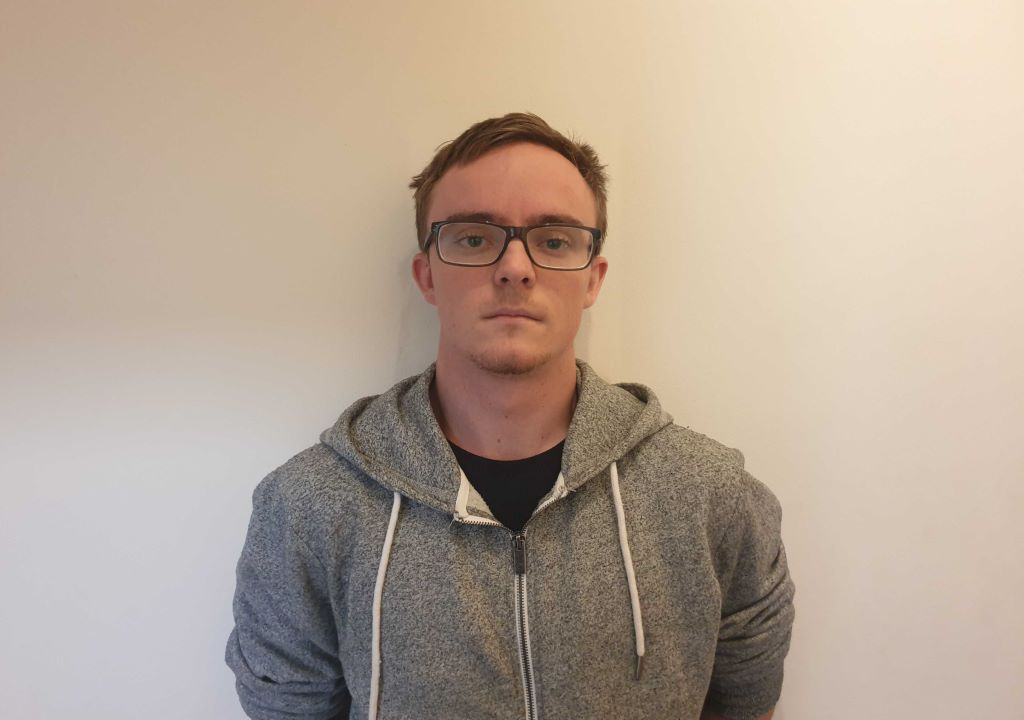
#> input picture Lab_1/code/face_02_u6352049.jpg, 1024 x 720 px
$ python Lab1Part6.py
#> lines starting #> are read from the running program, lines starting #| are printed output that depends on the picture
# -*- coding: utf-8 -*-
"""
Created on Wed Apr  1 15:13:43 2020

@author: Benjamin
"""

import numpy as np
import cv2
import matplotlib.pyplot as plt
import os

#Note: Some images will not display well using cv2.imshow().
#Note: Keep in mind these images are still correct and will save...
# ... to be the same images as displayed in the report

#define user functions
def my_rotation(img, angle):
    #img dimensions
    height, width = img.shape[:2]
    cx, cy = width/2, height/2
    #convert to radians and rotational references
    radians = -np.radians(angle)
    a= np.cos(radians)
    b= np.sin(radians)
    cos = abs(a)
    sin = abs(b)
    #new dimensions
    newW = abs(int((height*sin)+width*cos))
    newH = abs(int((height*cos)+width*sin))
    #kernels
    translationA_kernel = np.matrix([[1,0,-cx],[0,1,-cy],[0,0,1]])
    rot_kernel = np.matrix([[a,b,0],[-b,a,0],[0,0,1]])
    translationB_kernel = np.matrix([[1,0,newW/2],[0,1,newH/2],[0,0,1]])
    kernel = translationB_kernel*rot_kernel*translationA_kernel
    kernel = np.linalg.inv(kernel)
    output = np.zeros((newW,newH,3))
    for row in range(newH):
        for col in range(newW):
            u = int(row*kernel[0,0]+col*kernel[0,1]+kernel[0,2])
            v = int(row*kernel[1,0]+col*kernel[1,1]+kernel[1,2])
            if (u>=0 and u<width) and (v>=0 and v<height):
                pix = img[v,u]
                output[col,row] = pix
    return output;

#read in image and resize to square
mePic = cv2.imread('face_02_u6352049.jpg')
#> mePic is the input picture: shape (720, 1024, 3); mean B, G, R 150.5, 166.3, 183
mePic =cv2.resize(mePic, (512,512))
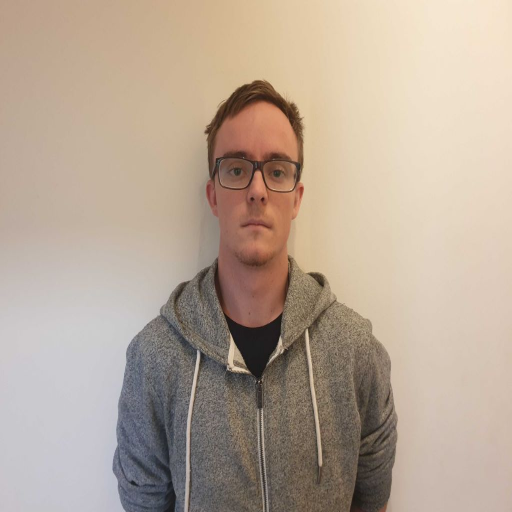
#> mePic: shape (512, 512, 3); mean B, G, R 150.5, 166.2, 183
cv2.imshow('face1', mePic)

#test each given case
ninety_anti = my_rotation(mePic, -90)
#> after the loop in my_rotation, `for row in range(newH):`:
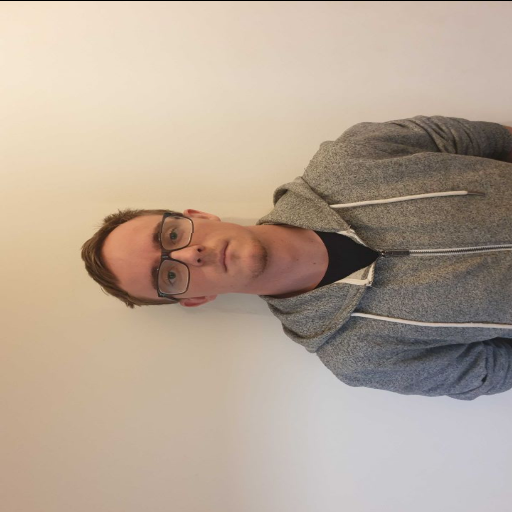
#> output: shape (512, 512, 3) float64; mean B, G, R 150.2, 166, 182.7
ninety = my_rotation(mePic, 90)
#> call 2 of my_rotation, with angle = 90
#> after the loop in my_rotation (call 2), `for row in range(newH):`:
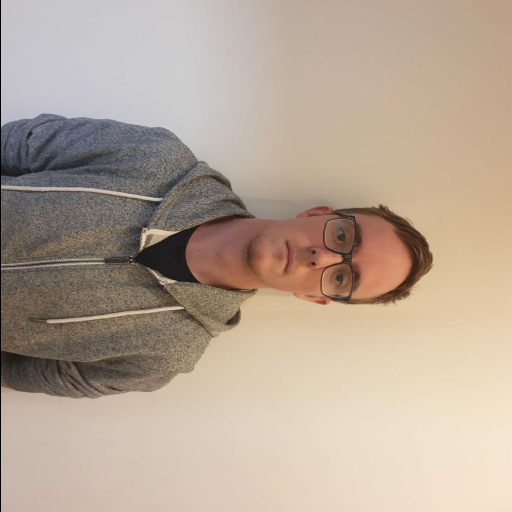
#> output: shape (512, 512, 3) float64; mean B, G, R 150.1, 165.7, 182.5
forty_five_anti = my_rotation(mePic, -45)
#> call 3 of my_rotation, with angle = -45
#> after the loop in my_rotation (call 3), `for row in range(newH):`:
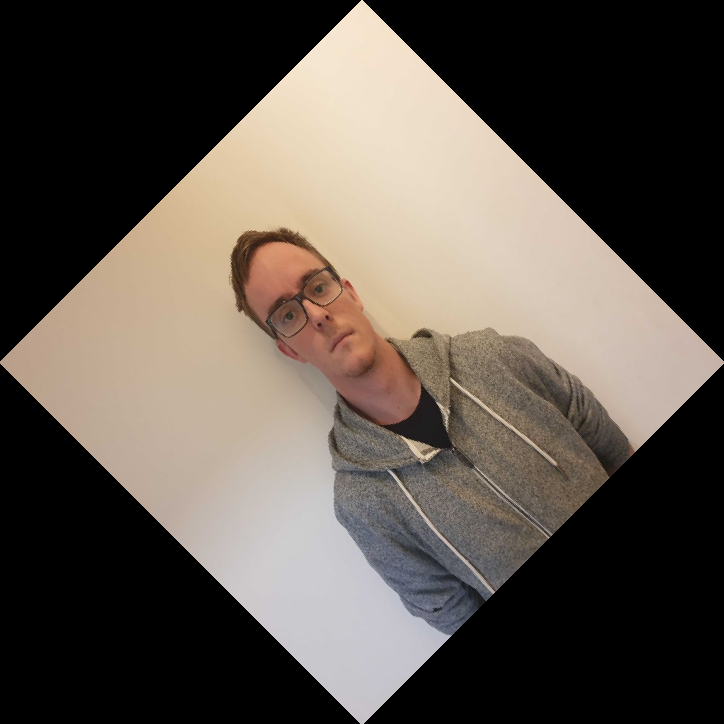
#> output: shape (724, 724, 3) float64; mean B, G, R 75.7, 83.6, 92
forty_five = my_rotation(mePic, 45)
#> call 4 of my_rotation, with angle = 45
#> after the loop in my_rotation (call 4), `for row in range(newH):`:
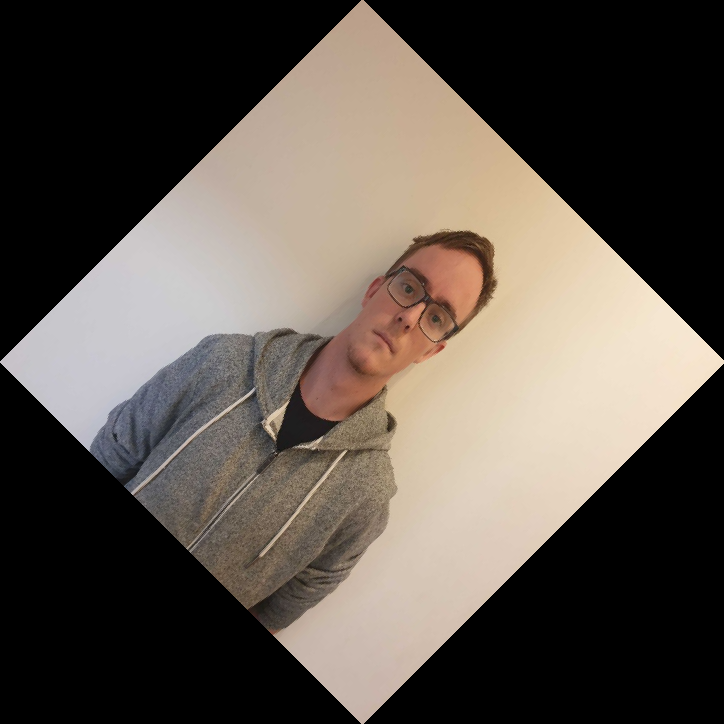
#> output: shape (724, 724, 3) float64; mean B, G, R 75.7, 83.6, 92
fifteen_anti = my_rotation(mePic, -15)
#> after the loop in my_rotation (call 5), `for row in range(newH):`:
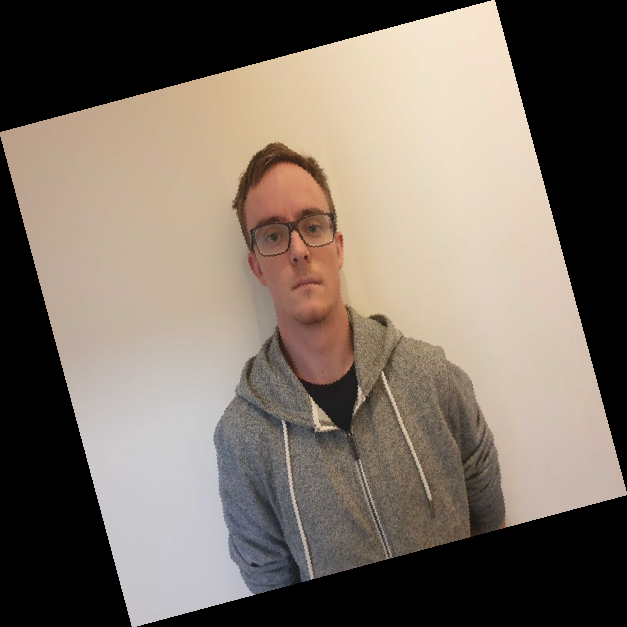
#> output: shape (627, 627, 3) float64; mean B, G, R 100.8, 111.3, 122.5

#save images
path ='D:/Documents/UNI/CompVision/Gitlab/ENGN4528/Lab_1/Images'
cv2.imwrite(os.path.join(path, 'P6_fig24_neg_90.jpg'),ninety_anti)
cv2.imwrite(os.path.join(path, 'P6_fig24_90.jpg'),ninety)
cv2.imwrite(os.path.join(path, 'P6_fig24_45.jpg'),forty_five)
cv2.imwrite(os.path.join(path, 'P6_fig24_neg_45.jpg'),forty_five_anti)
cv2.imwrite(os.path.join(path, 'P6_fig24_neg_15.jpg'),fifteen_anti)
cv2.imwrite(os.path.join(path, 'P6_fig24_normal.jpg'),mePic)

cv2.waitKey(0)
cv2.destroyAllWindows()

$ run again, with Lab_1/code/face_01_u6352049.jpg copied over Lab_1/code/face_02_u6352049.jpg
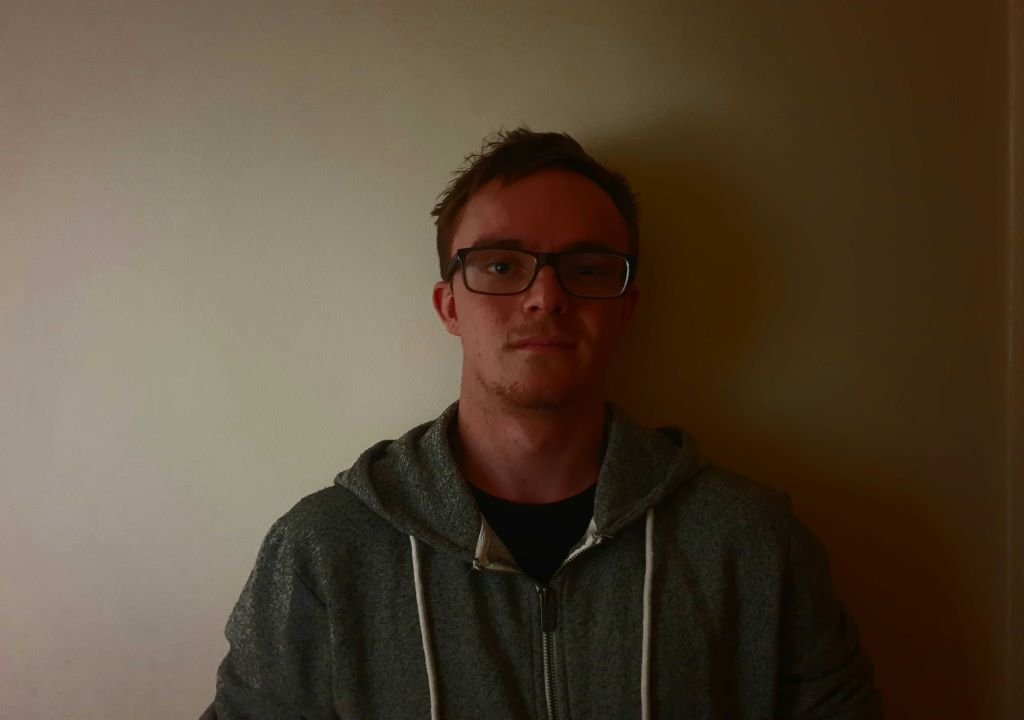
#> input picture Lab_1/code/face_01_u6352049.jpg, 1024 x 720 px
#> mePic is the input picture: shape (720, 1024, 3); mean B, G, R 54.9, 72.6, 87.5
#> mePic: shape (512, 512, 3)
#> after the loop in my_rotation (call 4), `for row in range(newH):`:
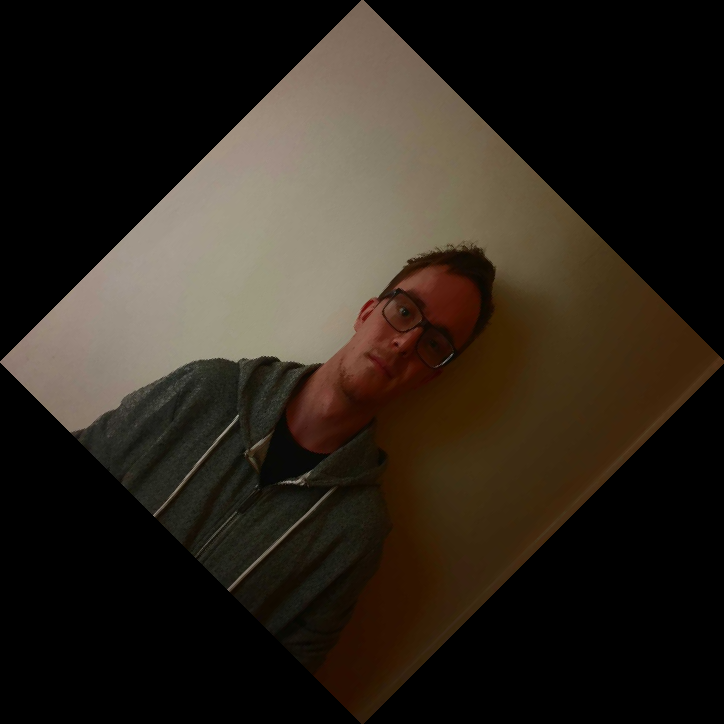
#> output: shape (724, 724, 3) float64; mean B, G, R 27.6, 36.5, 44
#> after the loop in my_rotation (call 5), `for row in range(newH):`:
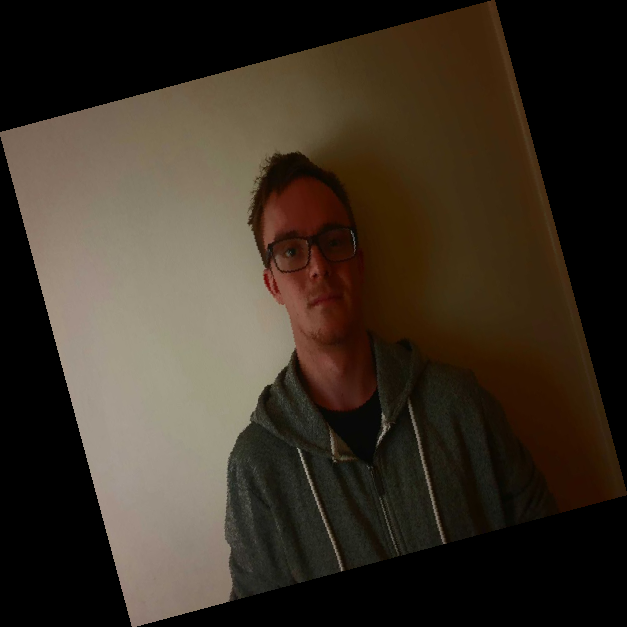
#> output: shape (627, 627, 3) float64; mean B, G, R 36.7, 48.6, 58.6

$ run again, with Lab_1/code/face_03_u6352049.jpg copied over Lab_1/code/face_02_u6352049.jpg
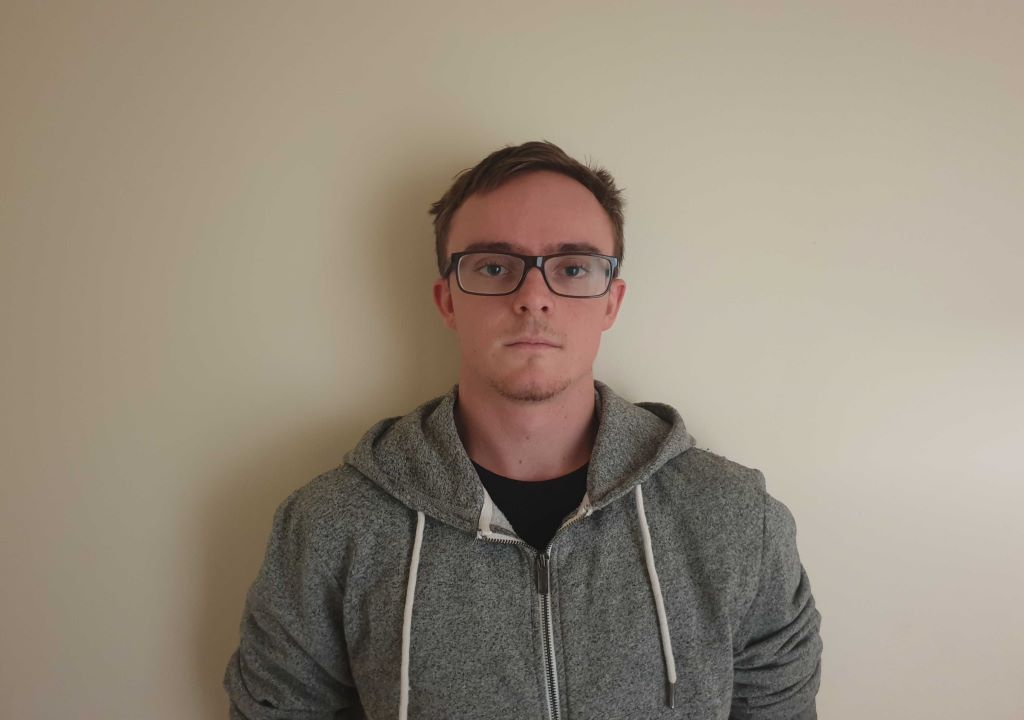
#> input picture Lab_1/code/face_03_u6352049.jpg, 1024 x 720 px
#> mePic is the input picture: shape (720, 1024, 3); mean B, G, R 124.2, 139.4, 150.5
#> mePic: shape (512, 512, 3)
#> after the loop in my_rotation (call 4), `for row in range(newH):`:
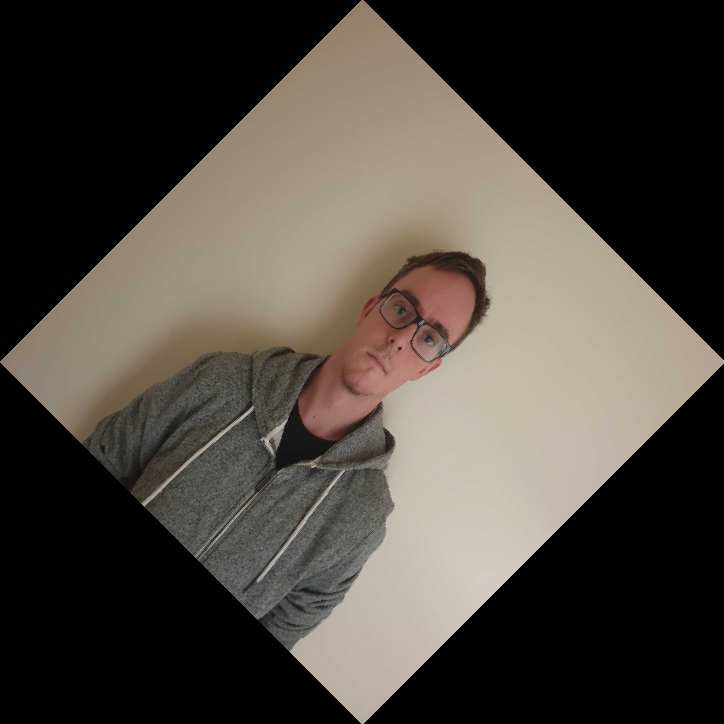
#> output: shape (724, 724, 3) float64; mean B, G, R 62.4, 70, 75.6
#> after the loop in my_rotation (call 5), `for row in range(newH):`:
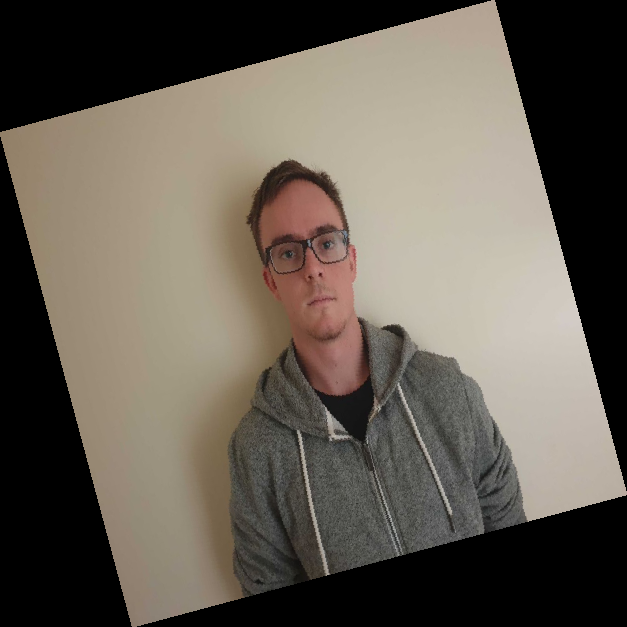
#> output: shape (627, 627, 3) float64; mean B, G, R 83.1, 93.3, 100.7
